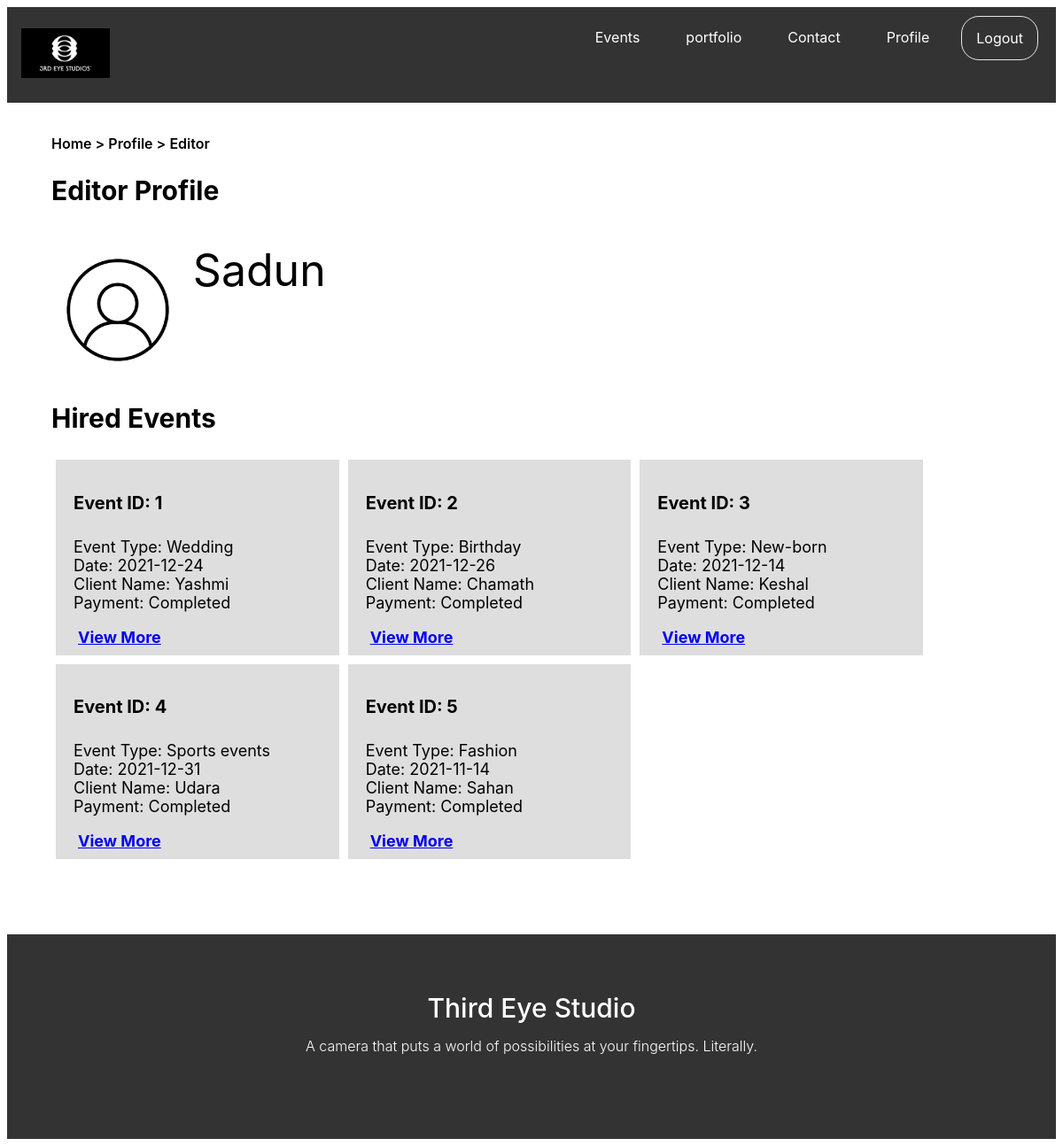
Page /editor_profile_page.php (signed in) on the committed database.
### tables this page shows
create table Employee(
	EmployeeID int(4) not null  auto_increment,
	First_name varchar(30), 
	Last_name varchar(30),  
	Address varchar(200),
	Date_of_birth date,
	position varchar(20),
	Username varchar(20),
	Password varchar(20),
	constraint employee_pk primary key(EmployeeID)
);

create table Booking(
	BookingID int(3) not null  auto_increment, 
	ClientID int(5), 
	EventID int(3), 
	PackageID int(3), 
	event_date date, 
	Payment_state varchar(20), 
	Progress varchar(20),
	constraint booking_pk primary key(BookingID),
	constraint booking_client_fk foreign key (ClientID) references Client(ClientID),
	constraint booking_event_fk foreign key (EventID) references Event_tb(EventID),
	constraint booking_package_fk foreign key (PackageID) references Package(PackageID)
);

create table Event_tb(
	EventID int(3) not null  auto_increment,
	Event_type varchar(20),
	Description varchar(500),
	constraint event_pk primary key(EventID)
);

create table Client(
	ClientID int(5) not null  auto_increment,
	First_name varchar(30), 
	Last_name varchar(30),  
	Address varchar(200),
	Date_of_birth date,
	Username varchar(20),
	Password varchar(20),
	constraint client_pk primary key(ClientID)
);

### src/editor_profile_page.php (the view, shortened to what this page needs)
<!DOCTYPE html>
<head>
    <?php session_start();
        require 'config.php';
        if(isset($_SESSION['username'], $_SESSION['role'])) {
            if($_SESSION['role']=="editor"){
                $username = $_SESSION['username'];
                $sql = "select EmployeeID, First_name from Employee where Username='".$username."'";
                $result = $con->query($sql);
                $row = mysqli_fetch_array($result);
                $editorid = $row['EmployeeID'];
                $firstname = $row['First_name'];
            }else{
                header('Location: login_page.php');
            }
        }else{
            header('Location: login_page.php');
        }
    ?>
    <link rel="stylesheet" href="css/main.css">
    <link rel="stylesheet" href="css/footer.css">
    <link rel="stylesheet" href="css/font-awesome.min.css"> <link rel="stylesheet" href="https://cdnjs.cloudflare.com/ajax/libs/font-awesome/4.7.0/css/font-awesome.min.css">
</head>
<body>
    <header>
    <div class="navbar">
            <ul class="navbarul">
                <li class="navbarli-left"><a class="navbarlia" href="index.php"><img src="img/logoheader-demo.png" width="100px" ></a></li>
                <?php
					if(isset($_SESSION['username'], $_SESSION['role'])){
                        echo "<li class='navbarli-right'><a class='navbarlia , iogbtnnavbar' href='login_page.php?logout=yes'>Logout</a></li>";
                        switch ($_SESSION['role']) {
                            case "editor":
                                echo "<li class='navbarli-right'><a class='navbarlia' href='editor_profile_page.php'>Profile</a></li>";
                                break;
                        }
					}else{
						echo "<li class='navbarli-right'><a class='navbarlia , iogbtnnavbar' href='login_page.php?'>Login</a></li>";
					}
				?>
                <li class="navbarli-right"><a class="navbarlia" href="contact.php">Contact</a></li>
                <li class="navbarli-right"><a class="navbarlia" href="portfolio_page.php">portfolio</a></li>
                <li class ="navbarli-right"><a class="navbarlia" href="event_page.php">Events</a></li>
              </ul>
        </div>
    </header>
    <div class="row">
        <div class="column">
            <div class="head-nav-item">
                <p>Home > Profile > Editor</p>
            </div>
            <h2 class="nav-header-text">Editor Profile</h2>
            <div class="row">
                <div class="profile-col-one">
                    <img src="img/profile.jpg" width="150px">
                </div>
                <div class="profile-col-two" >
                    <h2 class="profile-name-text"><?php echo $firstname ?></h2>
                </div>
            </div>
            <h2 class="nav-header-text">Hired Events</h2>
            <div class="row">
                    <?php
                        $sql = "select b.BookingID, ev.EventID, c.First_name, ev.Event_type, p.Name, b.event_date, b.Payment_state, b.Progress
                        from booking b, event_tb ev, package p, Client c, booking_employee be, employee em
                        where b.ClientID = c.ClientID and ev.EventID = b.EventID and p.PackageID = b.PackageID and be.EmployeeID = ".$editorid." and be.BookingID = b.BookingID and be.EmployeeID = em.EmployeeID";
                        $result = $con->query($sql);
                        if($result->num_rows > 0){
                            while($row = $result->fetch_assoc()){
                                echo "
                                <div class='events-three-lay'>
                                    <h4 class='event-id'>Event ID: ".$row['EventID']."</h4>
                                    <p class='event-descript'>Event Type: ".$row['Event_type']." <br> Date: ".$row['event_date']." <br> Client Name: ".$row['First_name']." <br>  Payment: ".$row['Payment_state']."</p>
                                    <a href='event_description_page.php?bookingid=".$row['BookingID']."' class='event-link'> View More </a>
                                </div>
                                ";
                            }
                        }else{
                            echo "no Bookings";
                        }
                    ?>
            </div>
        </div>
    </div>
<footer>
        <h2 class="footer-text">Third Eye Studio</h2>
        <p class="footer-tagline">A camera that puts a world of possibilities at your fingertips. Literally.</p>
    </footer>
</body>
</html>

### src/css/main.css (style rules this page uses)
.navbar:after { content: ""; display: table; clear: both; }
.navbarul { list-style-type: none; margin: 0; padding: 0; overflow: hidden; background-color: #333; font-family: -apple-system, BlinkMacSystemFont, 'Segoe UI', Roboto, Oxygen, Ubuntu, Cantarell, 'Open Sans', 'Helvetica Neue', sans-serif; }
.navbarli-left { float: left; }
.navbarli-right { float: right; }
.navbarlia { display: block; color: white; text-align: center; padding: 14px 16px; text-decoration: none; margin-right: 20px; margin-top: 10px; margin-bottom: 10px; }
.iogbtnnavbar { border: 1px solid #e7e7e7; border-radius: 20px; }
* { box-sizing:border-box }
.row:after { content: ""; display: table; clear: both; }
.column { float:left; width: 90%; margin-top: 20px; margin-left: 50px; margin-bottom: 80px; margin-right: 50px; }
.head-nav-item { font-family: -apple-system, BlinkMacSystemFont, 'Segoe UI', Roboto, Oxygen, Ubuntu, Cantarell, 'Open Sans', 'Helvetica Neue', sans-serif; font-weight: 600; font-size: 16px; }
.nav-header-text { font-size: 30px; font-weight: bold; font-family: -apple-system, BlinkMacSystemFont, 'Segoe UI', Roboto, Oxygen, Ubuntu, Cantarell, 'Open Sans', 'Helvetica Neue', sans-serif; }
.profile-col-one { float: left; width: 10%; }
.profile-col-one { float: left; width: 15%; }
.profile-name-text { font-size: 50px; font-weight: normal; font-family: -apple-system, BlinkMacSystemFont, 'Segoe UI', Roboto, Oxygen, Ubuntu, Cantarell, 'Open Sans', 'Helvetica Neue', sans-serif; }
.events-three-lay { float: left; width: 30%; background-color: #dfdede; padding: 10px; margin: 5px; border-color: black; border-width: 2px; }
.event-id { text-align: left; margin-left: 10px; font-weight: bold; font-size: 20px; font-family: -apple-system, BlinkMacSystemFont, 'Segoe UI', Roboto, Oxygen, Ubuntu, Cantarell, 'Open Sans', 'Helvetica Neue', sans-serif; }
.event-descript { font-weight: normal; font-size: 18px; margin-left: 10px; font-family: -apple-system, BlinkMacSystemFont, 'Segoe UI', Roboto, Oxygen, Ubuntu, Cantarell, 'Open Sans', 'Helvetica Neue', sans-serif; }
.event-link { font-family: -apple-system, BlinkMacSystemFont, 'Segoe UI', Roboto, Oxygen, Ubuntu, Cantarell, 'Open Sans', 'Helvetica Neue', sans-serif; font-weight: bold; font-size: 18px; font-style: normal; margin-left: 15px; }

### src/css/footer.css (style rules this page uses)
footer { text-align: left; color: cornsilk; padding: 15px; background-color: #333; font-family: -apple-system, BlinkMacSystemFont, 'Segoe UI', Roboto, Oxygen, Ubuntu, Cantarell, 'Open Sans', 'Helvetica Neue', sans-serif; }
.footer-text { font-size: 30px; font-weight: 500; color: #fff; margin-top: 50px; text-align: center; }
.footer-tagline { font-size: 16px; font-weight: 300; text-align: center; color: #fff; margin-bottom: 80px; margin-top: -10px; }

### rows in the picture
employee: First_name "Sadun"
booking: EventID.EventID "1", EventID.Event_type "Wedding", event_date "2021-12-24", ClientID.First_name "Yashmi", Payment_state "Completed"
booking: EventID.EventID "2", EventID.Event_type "Birthday", event_date "2021-12-26", ClientID.First_name "Chamath", Payment_state "Completed"
booking: EventID.EventID "3", EventID.Event_type "New-born", event_date "2021-12-14", ClientID.First_name "Keshal", Payment_state "Completed"
booking: EventID.EventID "4", EventID.Event_type "Sports events", event_date "2021-12-31", ClientID.First_name "Udara", Payment_state "Completed"
booking: EventID.EventID "5", EventID.Event_type "Fashion", event_date "2021-11-14", ClientID.First_name "Sahan", Payment_state "Completed"
